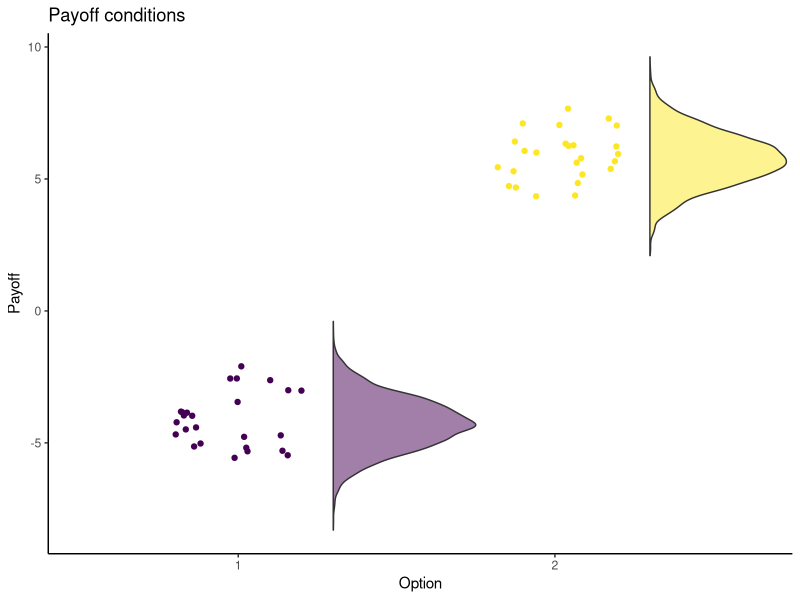

The R script that drew this image:
########################################################################################################
#INSTALLING NECCESSARY PACKAGES 
#######################################################################################################
packages <- c('tidyverse', "vembedr", 'formatR')
#invisible(lapply(packages, install.packages, character.only = TRUE)) #Install packages if any are missing
invisible(lapply(packages, require, character.only = TRUE)) #Load all packages
knitr::opts_chunk$set(warning = FALSE, message = FALSE) 


#install.packages("ggplot2")  # Install the ggplot2 package (only need to run this once)
library(ggplot2)             # Load the ggplot2 package
library(dplyr)
######################################################################################
#THIS IS FOR THE GEOM_FLAT_VIOLIN , it helps generate a normal distribution curve
#beside the normal distribution
##################################################################################

"%||%" <- function(a, b) {
  if (!is.null(a)) a else b
}

geom_flat_violin <- function(mapping = NULL, data = NULL, stat = "ydensity",
                             position = "dodge", trim = TRUE, scale = "area",
                             show.legend = NA, inherit.aes = TRUE, ...) {
  layer(
    data = data,
    mapping = mapping,
    stat = stat,
    geom = GeomFlatViolin,
    position = position,
    show.legend = show.legend,
    inherit.aes = inherit.aes,
    params = list(
      trim = trim,
      scale = scale,
      ...
    )
  )
}


GeomFlatViolin <-
  ggproto(
    "GeomFlatViolin",
    Geom,
    setup_data = function(data, params) {
      data$width <- data$width %||%
        params$width %||% (resolution(data$x, FALSE) * 0.9)
      
      # ymin, ymax, xmin, and xmax define the bounding rectangle for each group
      data %>%
        dplyr::group_by(.data = ., group) %>%
        dplyr::mutate(
          .data = .,
          ymin = min(y),
          ymax = max(y),
          xmin = x,
          xmax = x + width / 2
        )
    },
    
    draw_group = function(data, panel_scales, coord)
    {
      # Find the points for the line to go all the way around
      data <- base::transform(data,
                              xminv = x,
                              xmaxv = x + violinwidth * (xmax - x))
      
      # Make sure it's sorted properly to draw the outline
      newdata <-
        base::rbind(
          dplyr::arrange(.data = base::transform(data, x = xminv), y),
          dplyr::arrange(.data = base::transform(data, x = xmaxv), -y)
        )
      
      # Close the polygon: set first and last point the same
      # Needed for coord_polar and such
      newdata <- rbind(newdata, newdata[1,])
      
      ggplot2:::ggname("geom_flat_violin",
                       GeomPolygon$draw_panel(newdata, panel_scales, coord))
    },
    
    draw_key = draw_key_polygon,
    
    default_aes = ggplot2::aes(
      weight = 1,
      colour = "grey20",
      fill = "white",
      size = 0.5,
      alpha = NA,
      linetype = "solid"
    ),
    
    required_aes = c("x", "y")
  )

###############################################################################################
#the bandit generator for generating payoffs
###############################################################################################


#generative model of the bandit task 
set.seed(123) #set seed for reproducibility
K = 2 #number of options
meanVec <- runif(n=K, min = -10, max = 10) #Payoff means, which we sample from uniform distribution between -10 to 10
sigmaVec <- rep(1, K) #Variability of payoffs (as a standard deviation), which we assume is the same for all options. 

banditGenerator <- function(k) {#k is an integer or k vector of integers, selecting one of the 1:K arms of the bandit
  payoff <- rnorm(n = length(k), mean = meanVec[k], sd = sigmaVec[k])
  return (payoff)
}

actionSequence <- sample(1:K, size = 25, replace = TRUE)# select 25 random actions
actionSequence
payoffs <- banditGenerator(actionSequence)

df <- data.frame(action = actionSequence, payoff = payoffs)
knitr::kable(df)


############################################################################################
#Let’s now visualize the environment, where we use a large number of samples (n=10000)
#to paint an accurate picture of the true generative reward structure (vertical density plot),
#and plot that against a small number (n=25) of sampled payoffs (dots):
#######################################################################################




sampleDF <- data.frame()
nsamples = 10000 #Samples used to approximate the normal distribution
plotsamples = 25 #samples to plot as dots

rewardSamples <- c(sapply(1:K, FUN=function(k) banditGenerator(rep(k, nsamples))))#use an apply function to simulate multiple samples of each arm
sampleDF <- data.frame(option = rep(1:K, each = nsamples), payoff=rewardSamples, nsample = rep(1:nsamples, K)) #create a dataframe for plotting

ggplot(sampleDF, aes(x = factor(option), y = payoff, fill = factor(option)))+
  geom_flat_violin(position = position_nudge(x = 0.3, y = 0), alpha = .5) +
  geom_jitter(data = subset(sampleDF, nsample<=plotsamples), aes(y = payoff, color = factor(option)),width = 0.2 )+  #Plot only a subset of points show how well a limited number of samples approximates the true distribution
  ylab('Payoff')+
  xlab('Option')+
  theme_classic() +
  scale_fill_viridis_d()+
  scale_color_viridis_d()+
  ggtitle('Payoff conditions')+
  theme(legend.position ='none')





#To you modify the payoff generating function to describe other tasks? 
#Sometimes rewards are binary, such as with success or failure outcomes
#when publishing a paper or hunting for food. With binary reward structures,
#you can use Bernoulli distribution in place of a Gaussian distribution. 
#The code snippet below contains a brief example.

K <- 10
successVec = runif(K) #different success probabilities for each option sampled from a uniform distribution between 0 and 1
binaryGenerator <- function(k) {#k is an integer or k vector of integers, selecting one of the 1:K arms of the bandit
  payoff <- rbernoulli(n = length(k), p=successVec[k]) #a Bernoulli distribution can be used to describe a binary reward structure
  return (payoff)
}
binaryGenerator(sample(1:10, 25, replace = TRUE)) 